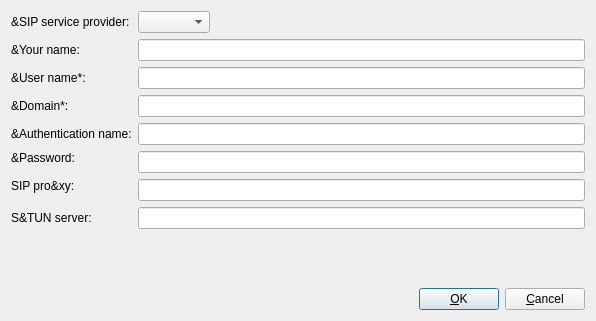
<?xml version="1.0" encoding="UTF-8"?>
<ui version="4.0" stdsetdef="1">
  <author></author>
  <comment></comment>
  <exportmacro></exportmacro>
  <class>WizardForm</class>
  <widget class="QDialog" name="WizardForm">
    <property name="geometry">
      <rect>
        <x>0</x>
        <y>0</y>
        <width>596</width>
        <height>321</height>
      </rect>
    </property>
    <property name="windowTitle">
      <string>Twinkle - Wizard</string>
    </property>
    <layout class="QVBoxLayout">
      <item>
        <layout class="QGridLayout">
          <item row="8" column="1" rowspan="1" colspan="2">
            <widget class="QLineEdit" name="stunServerLineEdit">
              <property name="whatsThis" stdset="0">
                <string>The hostname, domain name or IP address of the STUN server.</string>
              </property>
            </widget>
          </item>
          <item row="8" column="0">
            <widget class="QLabel" name="stunServerTextLabel">
              <property name="text">
                <string>S&amp;TUN server:</string>
              </property>
              <property name="buddy" stdset="0">
                <cstring>stunServerLineEdit</cstring>
              </property>
              <property name="wordWrap">
                <bool>false</bool>
              </property>
            </widget>
          </item>
          <item row="2" column="1" rowspan="1" colspan="2">
            <widget class="QLineEdit" name="usernameLineEdit">
              <property name="whatsThis" stdset="0">
                <string>The SIP user name given to you by your provider. It is the user part in your SIP address, &lt;b&gt;username&lt;/b&gt;@domain.com This could be a telephone number.
&lt;br&gt;&lt;br&gt;
This field is mandatory.</string>
              </property>
            </widget>
          </item>
          <item row="3" column="0">
            <widget class="QLabel" name="domainTextLabel">
              <property name="text">
                <string>&amp;Domain*:</string>
              </property>
              <property name="buddy" stdset="0">
                <cstring>domainLineEdit</cstring>
              </property>
              <property name="wordWrap">
                <bool>false</bool>
              </property>
            </widget>
          </item>
          <item row="0" column="1">
            <widget class="QComboBox" name="serviceProviderComboBox">
              <property name="whatsThis" stdset="0">
                <string>Choose your SIP service provider. If your SIP service provider is not in the list, then select &lt;b&gt;Other&lt;/b&gt; and fill in the settings you received from your provider.&lt;br&gt;&lt;br&gt;
If you select one of the predefined SIP service providers then you only have to fill in your name, user name, authentication name and password.</string>
              </property>
            </widget>
          </item>
          <item row="4" column="0">
            <widget class="QLabel" name="authNameTextLabel">
              <property name="text">
                <string>&amp;Authentication name:</string>
              </property>
              <property name="buddy" stdset="0">
                <cstring>authNameLineEdit</cstring>
              </property>
              <property name="wordWrap">
                <bool>false</bool>
              </property>
            </widget>
          </item>
          <item row="1" column="0">
            <widget class="QLabel" name="dislpayTextLabel">
              <property name="text">
                <string>&amp;Your name:</string>
              </property>
              <property name="buddy" stdset="0">
                <cstring>displayLineEdit</cstring>
              </property>
              <property name="wordWrap">
                <bool>false</bool>
              </property>
            </widget>
          </item>
          <item row="4" column="1" rowspan="1" colspan="2">
            <widget class="QLineEdit" name="authNameLineEdit">
              <property name="whatsThis" stdset="0">
                <string>Your SIP authentication name. Quite often this is the same as your SIP user name. It can be a different name though.</string>
              </property>
            </widget>
          </item>
          <item row="0" column="2">
            <spacer>
              <property name="sizeHint">
                <size>
                  <width>206</width>
                  <height>20</height>
                </size>
              </property>
              <property name="sizeType">
                <enum>QSizePolicy::Expanding</enum>
              </property>
              <property name="orientation">
                <enum>Qt::Horizontal</enum>
              </property>
            </spacer>
          </item>
          <item row="3" column="1" rowspan="1" colspan="2">
            <widget class="QLineEdit" name="domainLineEdit">
              <property name="whatsThis" stdset="0">
                <string>The domain part of your SIP address, username@&lt;b&gt;domain.com&lt;/b&gt;. Instead of a real domain this could also be the hostname or IP address of your &lt;b&gt;SIP proxy&lt;/b&gt;. If you want direct IP phone to IP phone communications then you fill in the hostname or IP address of your computer.
&lt;br&gt;&lt;br&gt;
This field is mandatory.</string>
              </property>
            </widget>
          </item>
          <item row="1" column="1" rowspan="1" colspan="2">
            <widget class="QLineEdit" name="displayLineEdit">
              <property name="whatsThis" stdset="0">
                <string>This is just your full name, e.g. John Doe. It is used as a display name. When you make a call, this display name might be shown to the called party.</string>
              </property>
            </widget>
          </item>
          <item row="6" column="0" rowspan="2" colspan="1">
            <widget class="QLabel" name="proxyTextLabel">
              <property name="enabled">
                <bool>true</bool>
              </property>
              <property name="text">
                <string>SIP pro&amp;xy:</string>
              </property>
              <property name="buddy" stdset="0">
                <cstring>proxyLineEdit</cstring>
              </property>
              <property name="wordWrap">
                <bool>false</bool>
              </property>
            </widget>
          </item>
          <item row="7" column="1" rowspan="1" colspan="2">
            <widget class="QLineEdit" name="proxyLineEdit">
              <property name="enabled">
                <bool>true</bool>
              </property>
              <property name="whatsThis" stdset="0">
                <string>The hostname, domain name or IP address of your SIP proxy. If this is the same value as your domain, you may leave this field empty.</string>
              </property>
            </widget>
          </item>
          <item row="0" column="0">
            <widget class="QLabel" name="serviceProviderTextLabel">
              <property name="text">
                <string>&amp;SIP service provider:</string>
              </property>
              <property name="buddy" stdset="0">
                <cstring>serviceProviderComboBox</cstring>
              </property>
              <property name="wordWrap">
                <bool>false</bool>
              </property>
            </widget>
          </item>
          <item row="5" column="0">
            <widget class="QLabel" name="authPasswordTextLabel">
              <property name="text">
                <string>&amp;Password:</string>
              </property>
              <property name="buddy" stdset="0">
                <cstring>authPasswordLineEdit</cstring>
              </property>
              <property name="wordWrap">
                <bool>false</bool>
              </property>
            </widget>
          </item>
          <item row="2" column="0">
            <widget class="QLabel" name="usernameTextLabel">
              <property name="text">
                <string>&amp;User name*:</string>
              </property>
              <property name="buddy" stdset="0">
                <cstring>usernameLineEdit</cstring>
              </property>
              <property name="wordWrap">
                <bool>false</bool>
              </property>
            </widget>
          </item>
          <item row="5" column="1" rowspan="2" colspan="2">
            <widget class="QLineEdit" name="authPasswordLineEdit">
              <property name="echoMode">
                <enum>QLineEdit::Password</enum>
              </property>
              <property name="whatsThis" stdset="0">
                <string>Your password for authentication.</string>
              </property>
            </widget>
          </item>
        </layout>
      </item>
      <item>
        <spacer>
          <property name="sizeHint">
            <size>
              <width>20</width>
              <height>20</height>
            </size>
          </property>
          <property name="sizeType">
            <enum>QSizePolicy::Expanding</enum>
          </property>
          <property name="orientation">
            <enum>Qt::Vertical</enum>
          </property>
        </spacer>
      </item>
      <item>
        <layout class="QHBoxLayout">
          <item>
            <spacer>
              <property name="sizeHint">
                <size>
                  <width>371</width>
                  <height>20</height>
                </size>
              </property>
              <property name="sizeType">
                <enum>QSizePolicy::Expanding</enum>
              </property>
              <property name="orientation">
                <enum>Qt::Horizontal</enum>
              </property>
            </spacer>
          </item>
          <item>
            <widget class="QPushButton" name="okPushButton">
              <property name="text">
                <string>&amp;OK</string>
              </property>
              <property name="shortcut">
                <string>Alt+O</string>
              </property>
              <property name="default">
                <bool>true</bool>
              </property>
            </widget>
          </item>
          <item>
            <widget class="QPushButton" name="cancelPushButton">
              <property name="text">
                <string>&amp;Cancel</string>
              </property>
              <property name="shortcut">
                <string>Alt+C</string>
              </property>
            </widget>
          </item>
        </layout>
      </item>
    </layout>
  </widget>
  <layoutdefault spacing="6" margin="11"/>
  <pixmapfunction></pixmapfunction>
  <tabstops>
    <tabstop>serviceProviderComboBox</tabstop>
    <tabstop>displayLineEdit</tabstop>
    <tabstop>usernameLineEdit</tabstop>
    <tabstop>domainLineEdit</tabstop>
    <tabstop>authNameLineEdit</tabstop>
    <tabstop>authPasswordLineEdit</tabstop>
    <tabstop>proxyLineEdit</tabstop>
    <tabstop>stunServerLineEdit</tabstop>
    <tabstop>okPushButton</tabstop>
    <tabstop>cancelPushButton</tabstop>
  </tabstops>
  <includes>
    <include location="global">map</include>
    <include location="local">user.h</include>
  </includes>
  <connections>
    <connection>
      <sender>okPushButton</sender>
      <signal>clicked()</signal>
      <receiver>WizardForm</receiver>
      <slot>validate()</slot>
    </connection>
    <connection>
      <sender>cancelPushButton</sender>
      <signal>clicked()</signal>
      <receiver>WizardForm</receiver>
      <slot>reject()</slot>
    </connection>
    <connection>
      <sender>usernameLineEdit</sender>
      <signal>textChanged(QString)</signal>
      <receiver>WizardForm</receiver>
      <slot>updateAuthName(QString)</slot>
    </connection>
    <connection>
      <sender>serviceProviderComboBox</sender>
      <signal>activated(int)</signal>
      <receiver>WizardForm</receiver>
      <slot>update(int)</slot>
    </connection>
    <connection>
      <sender>authNameLineEdit</sender>
      <signal>editingFinished()</signal>
      <receiver>WizardForm</receiver>
      <slot>disableSuggestAuthName()</slot>
    </connection>
  </connections>
</ui>
